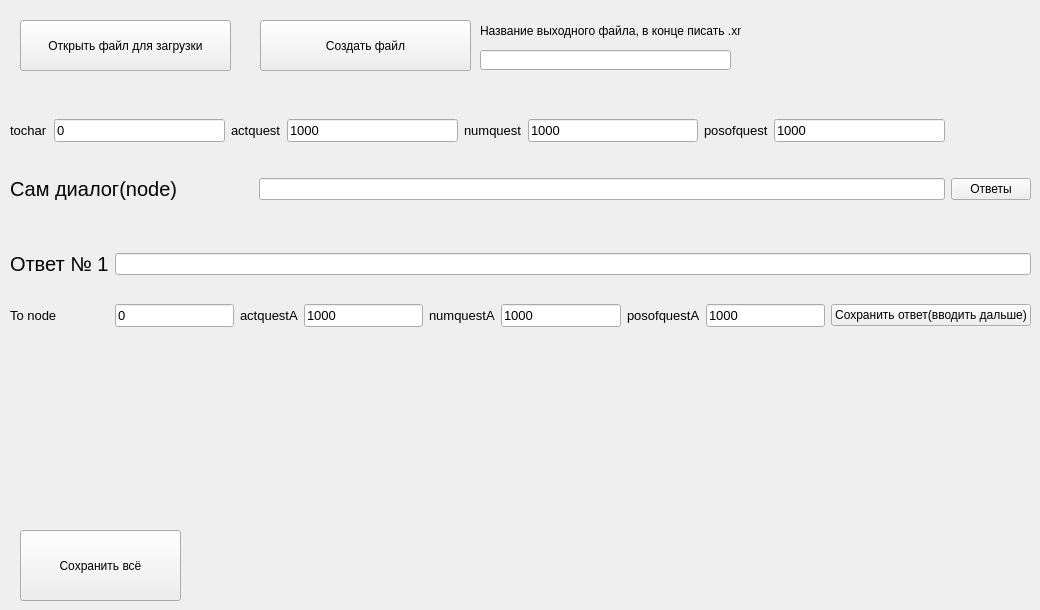
    <widget class="QWidget" name="dialogue_editor">
     <attribute name="title">
      <string>Редактор диалогов</string>
     </attribute>
     <widget class="QPushButton" name="open_file_dialog">
      <property name="geometry">
       <rect>
        <x>20</x>
        <y>20</y>
        <width>211</width>
        <height>51</height>
       </rect>
      </property>
      <property name="text">
       <string>Открыть файл для загрузки</string>
      </property>
     </widget>
     <widget class="QPushButton" name="save_all_dialog">
      <property name="geometry">
       <rect>
        <x>20</x>
        <y>530</y>
        <width>161</width>
        <height>71</height>
       </rect>
      </property>
      <property name="text">
       <string>Сохранить всё</string>
      </property>
     </widget>
     <widget class="QPushButton" name="create_file_dialog">
      <property name="geometry">
       <rect>
        <x>260</x>
        <y>20</y>
        <width>211</width>
        <height>51</height>
       </rect>
      </property>
      <property name="text">
       <string>Создать файл</string>
      </property>
     </widget>
     <widget class="QLabel" name="name_ext">
      <property name="geometry">
       <rect>
        <x>480</x>
        <y>20</y>
        <width>261</width>
        <height>21</height>
       </rect>
      </property>
      <property name="text">
       <string>Название выходного файла, в конце писать .xml</string>
      </property>
     </widget>
     <widget class="QLineEdit" name="exit">
      <property name="geometry">
       <rect>
        <x>480</x>
        <y>50</y>
        <width>251</width>
        <height>20</height>
       </rect>
      </property>
     </widget>
     <widget class="QWidget" name="layoutWidget">
      <property name="geometry">
       <rect>
        <x>10</x>
        <y>230</y>
        <width>1021</width>
        <height>121</height>
       </rect>
      </property>
      <layout class="QGridLayout" name="answer_Layot">
       <item row="0" column="0">
        <widget class="QLabel" name="answer_label">
         <property name="font">
          <font>
           <pointsize>15</pointsize>
           <weight>50</weight>
           <italic>false</italic>
           <bold>false</bold>
           <underline>false</underline>
           <strikeout>false</strikeout>
           <kerning>true</kerning>
          </font>
         </property>
         <property name="text">
          <string>Ответ № 1</string>
         </property>
        </widget>
       </item>
       <item row="1" column="0">
        <widget class="QLabel" name="tonode_label_2">
         <property name="font">
          <font>
           <pointsize>10</pointsize>
          </font>
         </property>
         <property name="text">
          <string>To node</string>
         </property>
        </widget>
       </item>
       <item row="1" column="1">
        <widget class="QLineEdit" name="tonode">
         <property name="font">
          <font>
           <pointsize>10</pointsize>
          </font>
         </property>
         <property name="text">
          <string>0</string>
         </property>
        </widget>
       </item>
       <item row="1" column="2">
        <widget class="QLabel" name="actquestA_label">
         <property name="font">
          <font>
           <pointsize>10</pointsize>
          </font>
         </property>
         <property name="text">
          <string>actquestA</string>
         </property>
        </widget>
       </item>
       <item row="1" column="3">
        <widget class="QLineEdit" name="actquestA">
         <property name="font">
          <font>
           <pointsize>10</pointsize>
          </font>
         </property>
         <property name="text">
          <string>1000</string>
         </property>
        </widget>
       </item>
       <item row="1" column="4">
        <widget class="QLabel" name="numquestA_label">
         <property name="font">
          <font>
           <pointsize>10</pointsize>
          </font>
         </property>
         <property name="text">
          <string>numquestA</string>
         </property>
        </widget>
       </item>
       <item row="1" column="5">
        <widget class="QLineEdit" name="numquestA">
         <property name="font">
          <font>
           <pointsize>10</pointsize>
          </font>
         </property>
         <property name="text">
          <string>1000</string>
         </property>
        </widget>
       </item>
       <item row="1" column="6">
        <widget class="QLabel" name="posofquestA_label">
         <property name="font">
          <font>
           <pointsize>10</pointsize>
          </font>
         </property>
         <property name="text">
          <string>posofquestA</string>
         </property>
        </widget>
       </item>
       <item row="1" column="7">
        <widget class="QLineEdit" name="posofquestA">
         <property name="font">
          <font>
           <pointsize>10</pointsize>
          </font>
         </property>
         <property name="text">
          <string>1000</string>
         </property>
        </widget>
       </item>
       <item row="1" column="8">
        <widget class="QPushButton" name="save_answer">
         <property name="text">
          <string>Сохранить ответ(вводить дальше)</string>
         </property>
        </widget>
       </item>
       <item row="0" column="1" colspan="8">
        <widget class="QLineEdit" name="answer">
         <property name="text">
          <string/>
         </property>
        </widget>
       </item>
      </layout>
     </widget>
     <widget class="QWidget" name="layoutWidget">
      <property name="geometry">
       <rect>
        <x>10</x>
        <y>90</y>
        <width>1021</width>
        <height>141</height>
       </rect>
      </property>
      <layout class="QGridLayout" name="gridLayout">
       <item row="1" column="3" colspan="6">
        <widget class="QLineEdit" name="node">
         <property name="text">
          <string/>
         </property>
        </widget>
       </item>
       <item row="0" column="4">
        <widget class="QLineEdit" name="actquest">
         <property name="font">
          <font>
           <pointsize>10</pointsize>
          </font>
         </property>
         <property name="text">
          <string>1000</string>
         </property>
        </widget>
       </item>
       <item row="0" column="5">
        <widget class="QLabel" name="numquest_label">
         <property name="font">
          <font>
           <pointsize>10</pointsize>
          </font>
         </property>
         <property name="text">
          <string>numquest</string>
         </property>
        </widget>
       </item>
       <item row="0" column="6">
        <widget class="QLineEdit" name="numquest">
         <property name="font">
          <font>
           <pointsize>10</pointsize>
          </font>
         </property>
         <property name="text">
          <string>1000</string>
         </property>
        </widget>
       </item>
       <item row="0" column="0">
        <widget class="QLabel" name="tochar_label">
         <property name="font">
          <font>
           <pointsize>10</pointsize>
          </font>
         </property>
         <property name="text">
          <string>tochar</string>
         </property>
        </widget>
       </item>
       <item row="0" column="1">
        <widget class="QLineEdit" name="tochar">
         <property name="font">
          <font>
           <pointsize>10</pointsize>
          </font>
         </property>
         <property name="text">
          <string>0</string>
         </property>
        </widget>
       </item>
       <item row="0" column="2" colspan="2">
        <widget class="QLabel" name="actquest_label">
         <property name="font">
          <font>
           <pointsize>10</pointsize>
          </font>
         </property>
         <property name="text">
          <string>actquest</string>
         </property>
        </widget>
       </item>
       <item row="0" column="7">
        <widget class="QLabel" name="posofquest_label">
         <property name="font">
          <font>
           <pointsize>10</pointsize>
          </font>
         </property>
         <property name="text">
          <string>posofquest</string>
         </property>
        </widget>
       </item>
       <item row="0" column="8">
        <widget class="QLineEdit" name="posofquest">
         <property name="font">
          <font>
           <pointsize>10</pointsize>
          </font>
         </property>
         <property name="text">
          <string>1000</string>
         </property>
        </widget>
       </item>
       <item row="1" column="9">
        <widget class="QPushButton" name="answers_button">
         <property name="text">
          <string>Ответы</string>
         </property>
        </widget>
       </item>
       <item row="1" column="0" colspan="2">
        <widget class="QLabel" name="node_label">
         <property name="font">
          <font>
           <pointsize>15</pointsize>
           <weight>50</weight>
           <italic>false</italic>
           <bold>false</bold>
           <underline>false</underline>
           <strikeout>false</strikeout>
           <kerning>true</kerning>
          </font>
         </property>
         <property name="text">
          <string>Сам диалог(node)</string>
         </property>
        </widget>
       </item>
      </layout>
     </widget>
    </widget>
